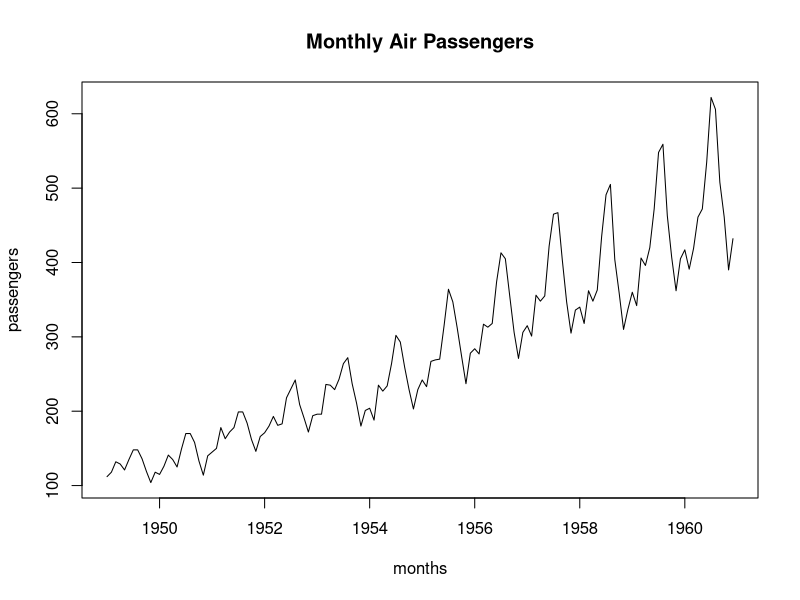

R code for this plot:
AirPassengers
summary(AirPassengers)
plot(AirPassengers, main="Monthly Air Passengers", 
     xlab="months", ylab="passengers")
